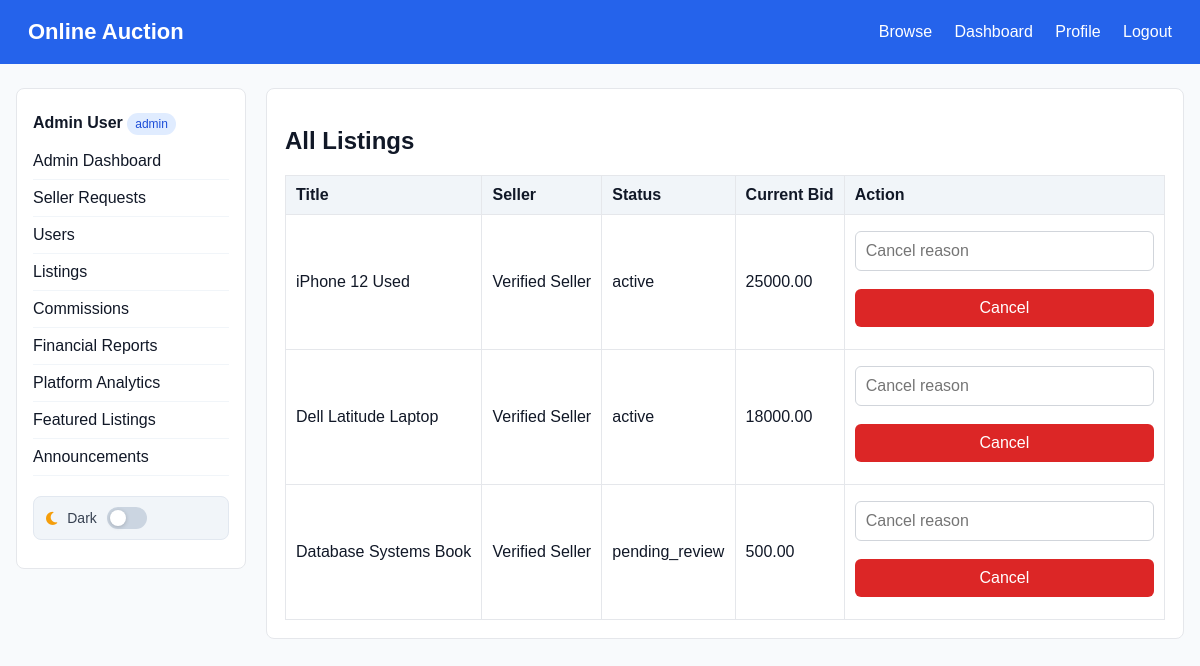
Page /index.php?page=admin_listings (signed in) on the committed database.
### tables this page shows
CREATE TABLE listings (
    id INT AUTO_INCREMENT PRIMARY KEY,
    seller_id INT NOT NULL,
    category_id INT NOT NULL,
    title VARCHAR(200) NOT NULL,
    description TEXT NOT NULL,
    `condition` ENUM('new','like_new','good','fair') NOT NULL,
    starting_price DECIMAL(10,2) NOT NULL,
    reserve_price DECIMAL(10,2) NULL,
    current_bid DECIMAL(10,2) DEFAULT 0.00,
    end_datetime DATETIME NOT NULL,
    status ENUM('pending_review','active','ended','cancelled','rejected') DEFAULT 'pending_review',
    winner_bid_id INT NULL,
    rejection_reason TEXT,
    cancel_reason TEXT,
    is_featured TINYINT(1) DEFAULT 0,
    created_at TIMESTAMP DEFAULT CURRENT_TIMESTAMP,
    FOREIGN KEY (seller_id) REFERENCES users(id),
    FOREIGN KEY (category_id) REFERENCES categories(id)
);

CREATE TABLE users (
    id INT AUTO_INCREMENT PRIMARY KEY,
    name VARCHAR(100) NOT NULL,
    email VARCHAR(150) NOT NULL UNIQUE,
    password_hash VARCHAR(255) NOT NULL,
    phone VARCHAR(30),
    bio TEXT,
    profile_pic VARCHAR(255),
    role ENUM('buyer','seller','moderator','admin') NOT NULL DEFAULT 'buyer',
    seller_verified TINYINT(1) NOT NULL DEFAULT 0,
    is_active TINYINT(1) NOT NULL DEFAULT 1,
    reputation_score DECIMAL(3,2) NOT NULL DEFAULT 0.00,
    created_at TIMESTAMP DEFAULT CURRENT_TIMESTAMP
);

### app/models/functions.php (called while the page is built, shortened)
<?php
function db_rows(mysqli $conn, string $sql, string $types = '', array $params = []): array {
    $stmt = mysqli_prepare($conn, $sql);
    mysqli_stmt_execute($stmt);
    $result = mysqli_stmt_get_result($stmt);
    return $result ? mysqli_fetch_all($result, MYSQLI_ASSOC) : [];
}
function render_view(string $view, array $data = []): void {
    extract($data);
    $viewFile = __DIR__ . '/../views/' . $view . '.php';
    require __DIR__ . '/../views/layouts/header.php';
    require $viewFile;
    require __DIR__ . '/../views/layouts/footer.php';
}
function listing_all_admin(mysqli $conn, string $status = ''): array { return $status ? db_rows($conn, 'SELECT l.*, u.name seller_name, c.name category_name FROM listings l JOIN users u ON u.id=l.seller_id JOIN categories c ON c.id=l.category_id WHERE l.status=? ORDER BY l.created_at DESC', 's', [$status]) : db_rows($conn, 'SELECT l.*, u.name seller_name, c.name category_name FROM listings l JOIN users u ON u.id=l.seller_id JOIN categories c ON c.id=l.category_id ORDER BY l.created_at DESC'); }
?>

### app/controllers/functions.php (called while the page is built, shortened)
<?php
require_once __DIR__ . '/../models/functions.php';
function admin_listings(mysqli $conn): void { require_role('admin'); if ($_SERVER['REQUEST_METHOD'] === 'POST') listing_set_status($conn, (int)$_POST['listing_id'], 'cancelled', trim($_POST['reason'])); $rows = listing_all_admin($conn, $_GET['status'] ?? ''); render_view('admin/listings', compact('rows')); }
?>

### config/helpers.php (called while the page is built, shortened)
<?php
function e($value) {
    return htmlspecialchars((string)$value, ENT_QUOTES, 'UTF-8');
}
function current_role() {
    return $_SESSION['role'] ?? 'guest';
}
function is_logged_in() {
    return isset($_SESSION['user_id']);
}
?>

### app/views/admin/listings.php (the view)
<div class="card"><h1>All Listings</h1><table><tr><th>Title</th><th>Seller</th><th>Status</th><th>Current Bid</th><th>Action</th></tr><?php foreach($rows as $r): ?><tr><td><?= e($r['title']) ?></td><td><?= e($r['seller_name']) ?></td><td><?= e($r['status']) ?></td><td><?= e($r['current_bid']) ?></td><td><form method="post"><input type="hidden" name="listing_id" value="<?= $r['id'] ?>"><input name="reason" placeholder="Cancel reason"><button class="danger">Cancel</button></form></td></tr><?php endforeach; ?></table></div>

### index.php (shortened to what this page needs)
<?php
require_once __DIR__ . '/config/helpers.php';
require_once __DIR__ . '/config/db.php';
require_once __DIR__ . '/app/controllers/functions.php';
$page = $_GET['page'] ?? 'home';
switch ($page) {
    case 'admin_listings': admin_listings($conn); break;
}
?>

### app/views/layouts/header.php (shortened to what this page needs)
<?php $current_page = $_GET['page'] ?? 'home'; ?>
<!DOCTYPE html>
<html lang="en">
<head>
    <link rel="stylesheet" href="assets/css/style.css">
    <link rel="stylesheet" href="https://cdnjs.cloudflare.com/ajax/libs/font-awesome/6.5.0/css/all.min.css">
</head>
<body>
<nav class="navbar">
    <a class="brand" href="index.php">Online Auction</a>
    <div class="navlinks">
        <a href="index.php?page=browse">Browse</a>
        <?php if (is_logged_in()): ?>
            <a href="index.php?page=<?= e(current_role()) ?>_dashboard">Dashboard</a>
            <a href="index.php?page=profile">Profile</a>
            <a href="index.php?page=logout">Logout</a>
        <?php else: ?>
            <a href="index.php?page=login">Login</a>
            <a href="index.php?page=register">Register</a>
        <?php endif; ?>
    </div>
</nav>
<main class="container">
<?php if (is_logged_in()): ?>
<?php function nav_link($page, $label, $current) {
    $active = ($current === $page) ? ' active' : '';
    echo '<a href="index.php?page=' . e($page) . '" class="' . e($active) . '">' . e($label) . '</a>' . "\n";
} ?>
<aside class="sidebar">
    <strong><?= e($_SESSION['user_name']) ?></strong>
    <span class="badge"><?= e(current_role()) ?></span>
    <?php if (current_role()==='admin'): ?>
        <?php nav_link('admin_dashboard', 'Admin Dashboard', $current_page); ?>
    <?php endif; ?>
    <?php if (current_role()==='admin' || current_role()==='moderator'): ?>
        <button class="dark-mode-toggle" onclick="toggleDarkMode()" title="Toggle dark mode">
            <i class="fa-solid fa-moon"></i>
            <span>Dark</span>
            <span class="toggle-track"><span class="toggle-thumb"></span></span>
        </button>
    <?php endif; ?>
</aside>
<section class="content">
<?php else: ?>
<section class="content full">
<?php endif; ?>

### app/views/layouts/footer.php (shortened to what this page needs)
</section>
</main>
</body>
</html>

### assets/css/style.css (style rules this page uses)
* { box-sizing:border-box }
body { margin:0;font-family:Arial,Helvetica,sans-serif;background:#f8fafc;color:#111827 }
.navbar { height:64px;background:#2563eb;color:#fff;display:flex;align-items:center;justify-content:space-between;padding:0 28px }
.brand { font-size:22px;font-weight:700;color:#fff;text-decoration:none }
.navlinks a { color:#fff;text-decoration:none;margin-left:18px }
.container { display:flex;max-width:1280px;margin:24px auto;padding:0 16px;gap:20px }
.sidebar { width:230px;background:#fff;border:1px solid #e5e7eb;border-radius:8px;padding:16px;height:max-content }
.sidebar a { display:block;color:#111827;text-decoration:none;padding:9px 0;border-bottom:1px solid #f1f5f9 }
.content { flex:1 }
.card { background:#fff;border:1px solid #e5e7eb;border-radius:8px;padding:18px;margin-bottom:18px }
.badge { display:inline-block;background:#e0ecff;color:#1d4ed8;padding:4px 8px;border-radius:999px;font-size:12px;margin:8px 0 }
input,select,textarea,button { width:100%;padding:10px;border:1px solid #d1d5db;border-radius:6px;margin:6px 0 12px;font:inherit }
button,.btn { background:#2563eb;color:#fff;border:0;text-decoration:none;display:inline-block;text-align:center;cursor:pointer }
.btn.danger,button.danger { background:#dc2626 }
table { width:100%;border-collapse:collapse;background:#fff }
th,td { padding:10px;border:1px solid #e5e7eb;text-align:left }
th { background:#f1f5f9 }
.dark-mode-toggle { display: flex; align-items: center; gap: 10px; margin-top: 20px; padding: 10px 12px; background: #f1f5f9; border-radius: 8px; cursor: pointer; border: 1px solid #e2e8f0; transition: background 0.2s, border-color 0.2s; width: 100%; font-size: 14px; color: #374151; font-weight: 500; text-align: left; }
.dark-mode-toggle .toggle-track { position: relative; width: 40px; height: 22px; background: #cbd5e1; border-radius: 999px; flex-shrink: 0; transition: background 0.3s; }
.dark-mode-toggle .toggle-thumb { position: absolute; top: 3px; left: 3px; width: 16px; height: 16px; background: #fff; border-radius: 50%; transition: transform 0.3s; box-shadow: 0 1px 4px rgba(0,0,0,0.2); }
.dark-mode-toggle i { font-size: 15px; color: #f59e0b; }

### rows in the picture
listings: title "iPhone 12 Used", seller.name "Verified Seller", status "active", current_bid "25000.00"
listings: title "Dell Latitude Laptop", seller.name "Verified Seller", status "active", current_bid "18000.00"
listings: title "Database Systems Book", seller.name "Verified Seller", status "pending_review", current_bid "500.00"

### other values in the picture
$_SESSION['user_name'] "Admin User"
current_role() "admin"
$label "Admin Dashboard Seller Requests Users Listings Commissions Financial Reports Platform Analytics Featured Listings Announcements"
